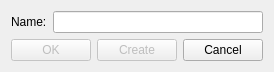
<?xml version="1.0" encoding="UTF-8"?>
<ui version="4.0">
 <class>ParameterCreationDialog</class>
 <widget class="QDialog" name="ParameterCreationDialog">
  <property name="geometry">
   <rect>
    <x>0</x>
    <y>0</y>
    <width>257</width>
    <height>71</height>
   </rect>
  </property>
  <property name="windowTitle">
   <string>Parameter Creation</string>
  </property>
  <layout class="QVBoxLayout" name="verticalLayout">
   <item>
    <layout class="QFormLayout" name="formLayout">
     <item row="0" column="0">
      <widget class="QLabel" name="nameLabel">
       <property name="text">
        <string>Name:</string>
       </property>
       <property name="buddy">
        <cstring>nameLineEdit</cstring>
       </property>
      </widget>
     </item>
     <item row="0" column="1">
      <widget class="QLineEdit" name="nameLineEdit"/>
     </item>
    </layout>
   </item>
   <item>
    <layout class="QHBoxLayout" name="horizontalLayout">
     <item>
      <widget class="QPushButton" name="okPushButton">
       <property name="enabled">
        <bool>false</bool>
       </property>
       <property name="text">
        <string>OK</string>
       </property>
      </widget>
     </item>
     <item>
      <widget class="QPushButton" name="createPushButton">
       <property name="enabled">
        <bool>false</bool>
       </property>
       <property name="text">
        <string>Create</string>
       </property>
      </widget>
     </item>
     <item>
      <widget class="QPushButton" name="cancelPushButton">
       <property name="text">
        <string>Cancel</string>
       </property>
      </widget>
     </item>
    </layout>
   </item>
  </layout>
 </widget>
 <resources/>
 <connections/>
</ui>
